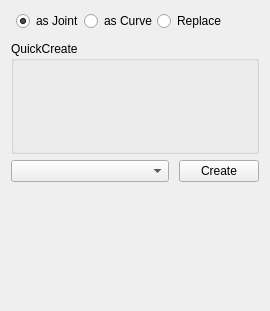
          <widget class="QWidget" name="page_control">
           <property name="geometry">
            <rect>
             <x>0</x>
             <y>0</y>
             <width>258</width>
             <height>311</height>
            </rect>
           </property>
           <attribute name="label">
            <string>Control Creator</string>
           </attribute>
           <layout class="QVBoxLayout" name="verticalLayout_15">
            <item>
             <layout class="QVBoxLayout" name="verticalLayout">
              <property name="spacing">
               <number>0</number>
              </property>
              <property name="sizeConstraint">
               <enum>QLayout::SetMinimumSize</enum>
              </property>
              <property name="bottomMargin">
               <number>0</number>
              </property>
              <item>
               <layout class="QVBoxLayout" name="verticalLayout_2">
                <property name="sizeConstraint">
                 <enum>QLayout::SetDefaultConstraint</enum>
                </property>
                <property name="bottomMargin">
                 <number>6</number>
                </property>
                <item>
                 <layout class="QHBoxLayout" name="horizontalLayout" stretch="0,0,0">
                  <property name="sizeConstraint">
                   <enum>QLayout::SetMinimumSize</enum>
                  </property>
                  <property name="leftMargin">
                   <number>5</number>
                  </property>
                  <property name="rightMargin">
                   <number>20</number>
                  </property>
                  <property name="bottomMargin">
                   <number>10</number>
                  </property>
                  <item>
                   <widget class="QRadioButton" name="asJnt">
                    <property name="sizePolicy">
                     <sizepolicy hsizetype="Fixed" vsizetype="Fixed">
                      <horstretch>0</horstretch>
                      <verstretch>0</verstretch>
                     </sizepolicy>
                    </property>
                    <property name="text">
                     <string>as Joint</string>
                    </property>
                    <property name="checked">
                     <bool>true</bool>
                    </property>
                   </widget>
                  </item>
                  <item>
                   <widget class="QRadioButton" name="asCrv">
                    <property name="sizePolicy">
                     <sizepolicy hsizetype="Fixed" vsizetype="Fixed">
                      <horstretch>0</horstretch>
                      <verstretch>0</verstretch>
                     </sizepolicy>
                    </property>
                    <property name="text">
                     <string>as Curve</string>
                    </property>
                   </widget>
                  </item>
                  <item>
                   <widget class="QRadioButton" name="asReplace">
                    <property name="text">
                     <string>Replace</string>
                    </property>
                   </widget>
                  </item>
                 </layout>
                </item>
                <item>
                 <widget class="QGroupBox" name="groupBox">
                  <property name="sizePolicy">
                   <sizepolicy hsizetype="Preferred" vsizetype="Fixed">
                    <horstretch>0</horstretch>
                    <verstretch>0</verstretch>
                   </sizepolicy>
                  </property>
                  <property name="title">
                   <string>QuickCreate</string>
                  </property>
                  <layout class="QHBoxLayout" name="horizontalLayout_3">
                   <property name="topMargin">
                    <number>20</number>
                   </property>
                   <property name="bottomMargin">
                    <number>20</number>
                   </property>
                   <item>
                    <layout class="QGridLayout" name="gridLayout">
                     <property name="sizeConstraint">
                      <enum>QLayout::SetFixedSize</enum>
                     </property>
                     <item row="1" column="1">
                      <widget class="QPushButton" name="shp_CrossArrow">
                       <property name="focusPolicy">
                        <enum>Qt::NoFocus</enum>
                       </property>
                       <property name="contextMenuPolicy">
                        <enum>Qt::DefaultContextMenu</enum>
                       </property>
                       <property name="autoFillBackground">
                        <bool>false</bool>
                       </property>
                       <property name="text">
                        <string/>
                       </property>
                       <property name="icon">
                        <iconset resource="D:/JanosMayaScripts/JanosMayaScript/scripts/RUSAK/icons/icons.qrc">
                         <normaloff>:/icon/crossArrow.png</normaloff>:/icon/crossArrow.png</iconset>
                       </property>
                       <property name="iconSize">
                        <size>
                         <width>20</width>
                         <height>20</height>
                        </size>
                       </property>
                       <property name="checkable">
                        <bool>false</bool>
                       </property>
                       <property name="checked">
                        <bool>false</bool>
                       </property>
                       <property name="flat">
                        <bool>true</bool>
                       </property>
                      </widget>
                     </item>
                     <item row="1" column="0">
                      <widget class="QPushButton" name="shp_Arrow">
                       <property name="focusPolicy">
                        <enum>Qt::NoFocus</enum>
                       </property>
                       <property name="contextMenuPolicy">
                        <enum>Qt::DefaultContextMenu</enum>
                       </property>
                       <property name="autoFillBackground">
                        <bool>false</bool>
                       </property>
                       <property name="text">
                        <string/>
                       </property>
                       <property name="icon">
                        <iconset resource="D:/JanosMayaScripts/JanosMayaScript/scripts/RUSAK/icons/icons.qrc">
                         <normaloff>:/icon/arrowDouble.png</normaloff>:/icon/arrowDouble.png</iconset>
                       </property>
                       <property name="iconSize">
                        <size>
                         <width>20</width>
                         <height>20</height>
                        </size>
                       </property>
                       <property name="checkable">
                        <bool>false</bool>
                       </property>
                       <property name="checked">
                        <bool>false</bool>
                       </property>
                       <property name="flat">
                        <bool>true</bool>
                       </property>
                      </widget>
                     </item>
                     <item row="1" column="4">
                      <widget class="QPushButton" name="shp_Needle">
                       <property name="focusPolicy">
                        <enum>Qt::NoFocus</enum>
                       </property>
                       <property name="contextMenuPolicy">
                        <enum>Qt::DefaultContextMenu</enum>
                       </property>
                       <property name="autoFillBackground">
                        <bool>false</bool>
                       </property>
                       <property name="text">
                        <string/>
                       </property>
                       <property name="icon">
                        <iconset resource="D:/JanosMayaScripts/JanosMayaScript/scripts/RUSAK/icons/icons.qrc">
                         <normaloff>:/icon/needle.png</normaloff>:/icon/needle.png</iconset>
                       </property>
                       <property name="iconSize">
                        <size>
                         <width>20</width>
                         <height>20</height>
                        </size>
                       </property>
                       <property name="checkable">
                        <bool>false</bool>
                       </property>
                       <property name="checked">
                        <bool>false</bool>
                       </property>
                       <property name="flat">
                        <bool>true</bool>
                       </property>
                      </widget>
                     </item>
                     <item row="1" column="2">
                      <widget class="QPushButton" name="shp_ArrowBent">
                       <property name="focusPolicy">
                        <enum>Qt::NoFocus</enum>
                       </property>
                       <property name="contextMenuPolicy">
                        <enum>Qt::DefaultContextMenu</enum>
                       </property>
                       <property name="autoFillBackground">
                        <bool>false</bool>
                       </property>
                       <property name="text">
                        <string/>
                       </property>
                       <property name="icon">
                        <iconset resource="D:/JanosMayaScripts/JanosMayaScript/scripts/RUSAK/icons/icons.qrc">
                         <normaloff>:/icon/arrowBent.png</normaloff>:/icon/arrowBent.png</iconset>
                       </property>
                       <property name="iconSize">
                        <size>
                         <width>20</width>
                         <height>20</height>
                        </size>
                       </property>
                       <property name="checkable">
                        <bool>false</bool>
                       </property>
                       <property name="checked">
                        <bool>false</bool>
                       </property>
                       <property name="flat">
                        <bool>true</bool>
                       </property>
                      </widget>
                     </item>
                     <item row="1" column="3">
                      <widget class="QPushButton" name="shp_CrossArrowBent">
                       <property name="focusPolicy">
                        <enum>Qt::NoFocus</enum>
                       </property>
                       <property name="contextMenuPolicy">
                        <enum>Qt::DefaultContextMenu</enum>
                       </property>
                       <property name="autoFillBackground">
                        <bool>false</bool>
                       </property>
                       <property name="text">
                        <string/>
                       </property>
                       <property name="icon">
                        <iconset resource="D:/JanosMayaScripts/JanosMayaScript/scripts/RUSAK/icons/icons.qrc">
                         <normaloff>:/icon/crossArrowBent.png</normaloff>:/icon/crossArrowBent.png</iconset>
                       </property>
                       <property name="iconSize">
                        <size>
                         <width>20</width>
                         <height>20</height>
                        </size>
                       </property>
                       <property name="checkable">
                        <bool>false</bool>
                       </property>
                       <property name="checked">
                        <bool>false</bool>
                       </property>
                       <property name="flat">
                        <bool>true</bool>
                       </property>
                      </widget>
                     </item>
                     <item row="0" column="0">
                      <widget class="QPushButton" name="shp_Circle">
                       <property name="focusPolicy">
                        <enum>Qt::NoFocus</enum>
                       </property>
                       <property name="contextMenuPolicy">
                        <enum>Qt::DefaultContextMenu</enum>
                       </property>
                       <property name="autoFillBackground">
                        <bool>false</bool>
                       </property>
                       <property name="text">
                        <string/>
                       </property>
                       <property name="icon">
                        <iconset resource="D:/JanosMayaScripts/JanosMayaScript/scripts/RUSAK/icons/icons.qrc">
                         <normaloff>:/icon/circle.png</normaloff>:/icon/circle.png</iconset>
                       </property>
                       <property name="iconSize">
                        <size>
                         <width>20</width>
                         <height>20</height>
                        </size>
                       </property>
                       <property name="checkable">
                        <bool>false</bool>
                       </property>
                       <property name="checked">
                        <bool>false</bool>
                       </property>
                       <property name="flat">
                        <bool>true</bool>
                       </property>
                      </widget>
                     </item>
                     <item row="0" column="1">
                      <widget class="QPushButton" name="shp_Square">
                       <property name="focusPolicy">
                        <enum>Qt::NoFocus</enum>
                       </property>
                       <property name="contextMenuPolicy">
                        <enum>Qt::DefaultContextMenu</enum>
                       </property>
                       <property name="autoFillBackground">
                        <bool>false</bool>
                       </property>
                       <property name="text">
                        <string/>
                       </property>
                       <property name="icon">
                        <iconset resource="D:/JanosMayaScripts/JanosMayaScript/scripts/RUSAK/icons/icons.qrc">
                         <normaloff>:/icon/square.png</normaloff>:/icon/square.png</iconset>
                       </property>
                       <property name="iconSize">
                        <size>
                         <width>20</width>
                         <height>20</height>
                        </size>
                       </property>
                       <property name="checkable">
                        <bool>false</bool>
                       </property>
                       <property name="checked">
                        <bool>false</bool>
                       </property>
                       <property name="flat">
                        <bool>true</bool>
                       </property>
                      </widget>
                     </item>
                     <item row="0" column="4">
                      <widget class="QPushButton" name="shp_Cross">
                       <property name="focusPolicy">
                        <enum>Qt::NoFocus</enum>
                       </property>
                       <property name="contextMenuPolicy">
                        <enum>Qt::DefaultContextMenu</enum>
                       </property>
                       <property name="autoFillBackground">
                        <bool>false</bool>
                       </property>
                       <property name="text">
                        <string/>
                       </property>
                       <property name="icon">
                        <iconset resource="D:/JanosMayaScripts/JanosMayaScript/scripts/RUSAK/icons/icons.qrc">
                         <normaloff>:/icon/cross.png</normaloff>:/icon/cross.png</iconset>
                       </property>
                       <property name="iconSize">
                        <size>
                         <width>20</width>
                         <height>20</height>
                        </size>
                       </property>
                       <property name="checkable">
                        <bool>false</bool>
                       </property>
                       <property name="checked">
                        <bool>false</bool>
                       </property>
                       <property name="flat">
                        <bool>true</bool>
                       </property>
                      </widget>
                     </item>
                     <item row="0" column="2">
                      <widget class="QPushButton" name="shp_Sphere">
                       <property name="focusPolicy">
                        <enum>Qt::NoFocus</enum>
                       </property>
                       <property name="contextMenuPolicy">
                        <enum>Qt::DefaultContextMenu</enum>
                       </property>
                       <property name="autoFillBackground">
                        <bool>false</bool>
                       </property>
                       <property name="text">
                        <string/>
                       </property>
                       <property name="icon">
                        <iconset resource="D:/JanosMayaScripts/JanosMayaScript/scripts/RUSAK/icons/icons.qrc">
                         <normaloff>:/icon/sphere.png</normaloff>:/icon/sphere.png</iconset>
                       </property>
                       <property name="iconSize">
                        <size>
                         <width>20</width>
                         <height>20</height>
                        </size>
                       </property>
                       <property name="checkable">
                        <bool>false</bool>
                       </property>
                       <property name="checked">
                        <bool>false</bool>
                       </property>
                       <property name="flat">
                        <bool>true</bool>
                       </property>
                      </widget>
                     </item>
                     <item row="0" column="3">
                      <widget class="QPushButton" name="shp_Box">
                       <property name="focusPolicy">
                        <enum>Qt::NoFocus</enum>
                       </property>
                       <property name="contextMenuPolicy">
                        <enum>Qt::DefaultContextMenu</enum>
                       </property>
                       <property name="autoFillBackground">
                        <bool>false</bool>
                       </property>
                       <property name="text">
                        <string/>
                       </property>
                       <property name="icon">
                        <iconset resource="D:/JanosMayaScripts/JanosMayaScript/scripts/RUSAK/icons/icons.qrc">
                         <normaloff>:/icon/box.png</normaloff>:/icon/box.png</iconset>
                       </property>
                       <property name="iconSize">
                        <size>
                         <width>20</width>
                         <height>20</height>
                        </size>
                       </property>
                       <property name="checkable">
                        <bool>false</bool>
                       </property>
                       <property name="checked">
                        <bool>false</bool>
                       </property>
                       <property name="flat">
                        <bool>true</bool>
                       </property>
                      </widget>
                     </item>
                    </layout>
                   </item>
                  </layout>
                 </widget>
                </item>
               </layout>
              </item>
              <item>
               <layout class="QHBoxLayout" name="horizontalLayout_2">
                <property name="spacing">
                 <number>10</number>
                </property>
                <property name="sizeConstraint">
                 <enum>QLayout::SetDefaultConstraint</enum>
                </property>
                <item>
                 <widget class="QComboBox" name="comboBox">
                  <property name="sizePolicy">
                   <sizepolicy hsizetype="MinimumExpanding" vsizetype="Fixed">
                    <horstretch>0</horstretch>
                    <verstretch>0</verstretch>
                   </sizepolicy>
                  </property>
                  <property name="minimumSize">
                   <size>
                    <width>0</width>
                    <height>0</height>
                   </size>
                  </property>
                 </widget>
                </item>
                <item>
                 <widget class="QPushButton" name="btn_createCtl">
                  <property name="sizePolicy">
                   <sizepolicy hsizetype="Minimum" vsizetype="Fixed">
                    <horstretch>0</horstretch>
                    <verstretch>0</verstretch>
                   </sizepolicy>
                  </property>
                  <property name="text">
                   <string>Create</string>
                  </property>
                 </widget>
                </item>
               </layout>
              </item>
             </layout>
            </item>
            <item>
             <spacer name="verticalSpacer_6">
              <property name="orientation">
               <enum>Qt::Vertical</enum>
              </property>
              <property name="sizeType">
               <enum>QSizePolicy::MinimumExpanding</enum>
              </property>
              <property name="sizeHint" stdset="0">
               <size>
                <width>145</width>
                <height>97</height>
               </size>
              </property>
             </spacer>
            </item>
           </layout>
          </widget>
